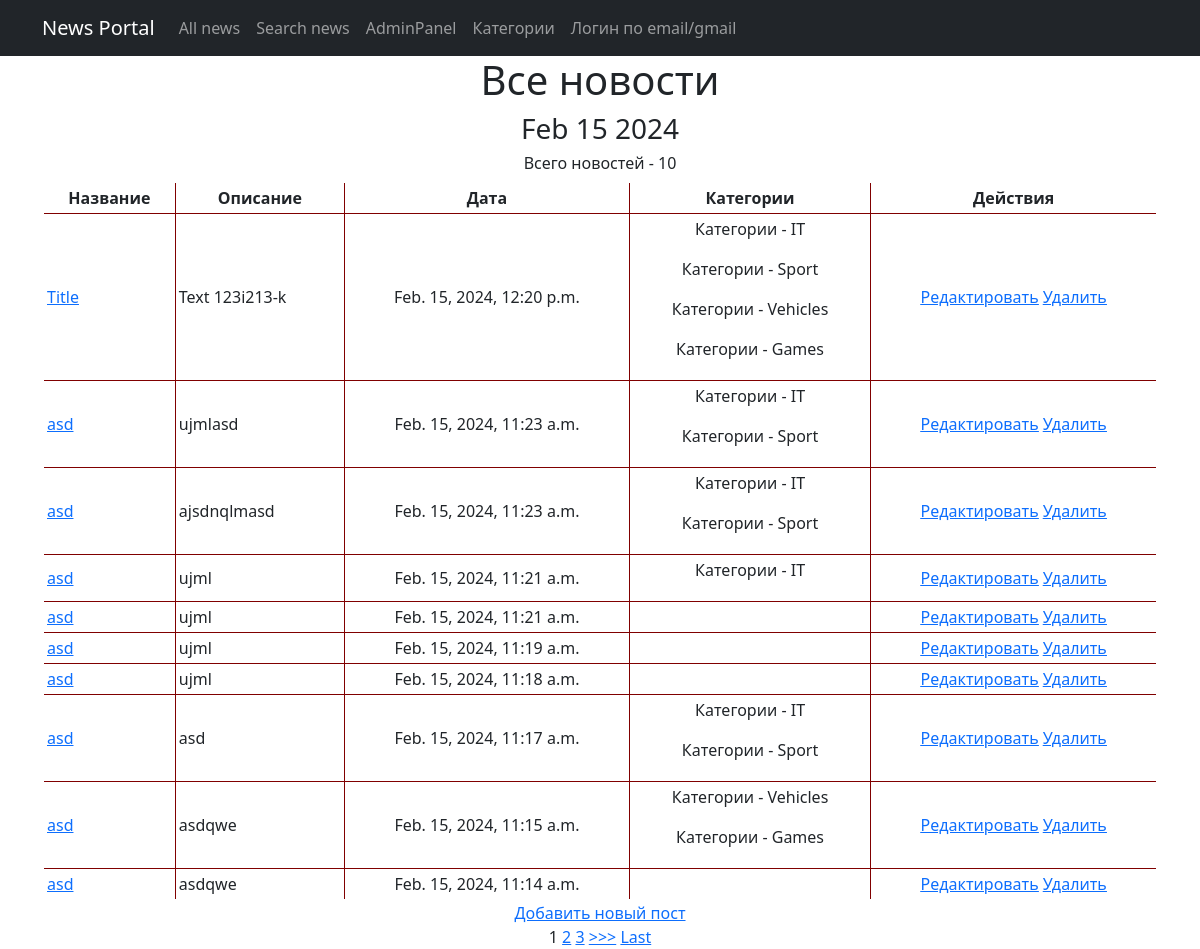
Page /news/ on the committed database.
### NewsPortal/models.py (models this page shows, shortened)
class Post (models.Model):
    author = models.ForeignKey(Author, on_delete=models.CASCADE)
    NEWS = 'NW'
    ARTICLE = 'AR'
    CATEGORY_CHOICES = (
        (NEWS, 'Новость'),
        (ARTICLE, 'Статья'),
    )
    categoryType = models.CharField(max_length=2, choices=CATEGORY_CHOICES, default=ARTICLE)
    dateCreation = models.DateTimeField(auto_now_add=True)
    postCategory = models.ManyToManyField(Category, through='PostCategory')
    title = models.CharField(max_length=128)
    text = models.TextField()
    rating = models.SmallIntegerField(default=0)

class Category(models.Model):
    name = models.CharField(max_length=64, unique=True)
    subscribers = models.ManyToManyField(User, related_name = 'member')
    def __str__(self):
        return f'{self.name}'

### NewsPortal/views.py (the view)
# urls.py: path('', PostsList.as_view()),
class PostsList(ListView):
    model = Post
    template_name = 'news.html'
    context_object_name = 'news'
    queryset = Post.objects.order_by('-dateCreation')
    paginate_by = 10
    def get_context_data(self, **kwargs):
        context = super().get_context_data(**kwargs)
        context['time_now'] = datetime.utcnow()
        context['value1'] = None
        context['filter'] = PostFilter(self.request.GET, queryset=self.get_queryset())
        context['authors'] = Author.objects.all()
        context['form'] = PostForm()
        return context

### NewsPortal/templatetags/custom_filters.py (called while the page is built)
@register.filter(name='Censor')
def Censor(value):
    Banned_List = ['idiot', 'stupid', 'donkey', 'Stupid']
    sentence = value.split()
    for i in Banned_List:
        for words in sentence:
            if i in words:
                pos = sentence.index(words)
                sentence.remove(words)
                sentence.insert(pos, '*' * len(i))
    return " ".join(sentence)

### templates/news.html (shortened to what this page needs)
{% extends 'flatpages/default.html' %}
{% load custom_filters %}
{% block content %}
    <h1>Все новости</h1>
    <h3>{{ time_now|date:'M d Y' }}</h3>
    <h6>Всего новостей - {{ news | length }}</h6>
    {% if news %}
        <table class="col-lg-12 text-center">
            <tr>
                <td>
                    <b>Название</b>
                </td>
                <td>
                    <b>Описание</b>
                </td>
                <td>
                    <b>Дата</b>
                </td>
				<td>
                    <b>Категории</b>
                </td>
				<td>
                    <b>Действия</b>
                </td>
            </tr>
        {% for new in news %}
            <tr>
                <td style="text-align: left">
                     <a href="{% url 'post_detail' new.id %}">{{ new.title | Censor }}</a>
                </td>
                <td style="text-align: left">
                    {{ new.text | truncatechars:50 | Censor }}
                </td>
                <td style="text-align: center">
                    {{ new.dateCreation }}
                </td>
				<td>
					{% for a in new.postCategory.all %}
						<p> Категории - {{ a }}</p>
					{% endfor %}
				</td>
				<td style="text-align: center">
					<a href="{% url 'post_update' new.id %}"><u>Редактировать</u></a>
                    <a href="{% url 'post_delete' new.id %}"><u> Удалить </u></a>
				</td>
			</tr>
        {% endfor %}
        </table>
    {% else %}
        <h2>Новостей нет!</h2>
    {% endif %}
<a href="{% url 'post_create' %}">Добавить новый пост</a> <br>
{% if is_paginated %}
    {% for num in page_obj.paginator.page_range %}
        {% if page_obj.number == num %}
            <a>{{ num }}</a>
        {% elif num > page_obj.number|add:'-3' and num < page_obj.number|add:'3' %}
            <a href="?page={{ num }}">{{ num }}</a>
        {% endif %}
    {% endfor %}
    {% if page_obj.has_next %}
        <a href="?page={{ page_obj.next_page_number }}">>>></a>
        <a href="?page={{ page_obj.paginator.num_pages }}">Last</a>
    {% endif %}
{% endif %}
{% endblock content %}

### templates/news.html (style rules this page uses)
TABLE { border-collapse: collapse; border: 2px solid white; }
TD, TH { padding: 3px; border: 1px solid maroon; }

### rows in the picture
Post: title|Censor "Title", text|Censor "Text 123i213-k", dateCreation "Feb. 15, 2024, 12:20 p.m."
Category: name "IT"
Category: name "Sport"
Category: name "Vehicles"
Category: name "Games"
Post: title|Censor "asd", text|Censor "ujmlasd", dateCreation "Feb. 15, 2024, 11:23 a.m."
Post: title|Censor "asd", text|Censor "ajsdnqlmasd", dateCreation "Feb. 15, 2024, 11:23 a.m."
Post: title|Censor "asd", text|Censor "ujml", dateCreation "Feb. 15, 2024, 11:21 a.m."
Post: title|Censor "asd", text|Censor "ujml", dateCreation "Feb. 15, 2024, 11:21 a.m."
Post: title|Censor "asd", text|Censor "ujml", dateCreation "Feb. 15, 2024, 11:19 a.m."
Post: title|Censor "asd", text|Censor "ujml", dateCreation "Feb. 15, 2024, 11:18 a.m."
Post: title|Censor "asd", text|Censor "asd", dateCreation "Feb. 15, 2024, 11:17 a.m."
Post: title|Censor "asd", text|Censor "asdqwe", dateCreation "Feb. 15, 2024, 11:15 a.m."
Post: title|Censor "asd", text|Censor "asdqwe", dateCreation "Feb. 15, 2024, 11:14 a.m."

### other values in the picture
{{ time_now|date:'M d Y' }} "Feb 15 2024"
{{ news | length }} "10"
{{ num }} "1"
{{ num }} "2" "3"
